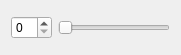
<?xml version="1.0" encoding="UTF-8"?>
<ui version="4.0">
 <class>smallWidget</class>
 <widget class="QWidget" name="smallWidget">
  <property name="geometry">
   <rect>
    <x>0</x>
    <y>0</y>
    <width>181</width>
    <height>55</height>
   </rect>
  </property>
  <property name="windowTitle">
   <string>Form</string>
  </property>
  <layout class="QHBoxLayout" name="horizontalLayout">
   <item>
    <widget class="QSpinBox" name="spinBox"/>
   </item>
   <item>
    <widget class="QSlider" name="horizontalSlider">
     <property name="orientation">
      <enum>Qt::Horizontal</enum>
     </property>
    </widget>
   </item>
  </layout>
 </widget>
 <resources/>
 <connections/>
</ui>
